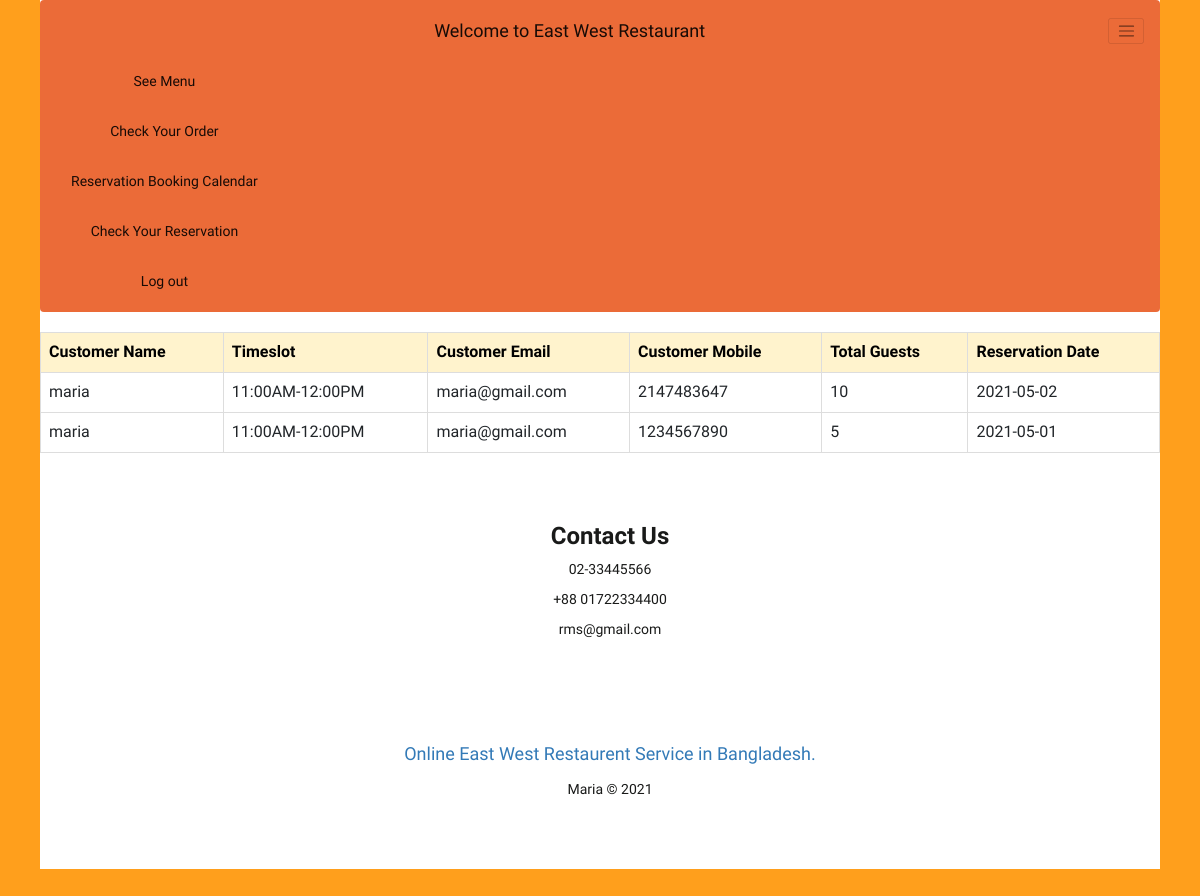
Page /view_res.php (signed in) on the committed database.
### tables this page shows
CREATE TABLE `reservation` (
  `r_id` int(255) NOT NULL,
  `customer_id` int(10) NOT NULL,
  `username` varchar(255) NOT NULL,
  `timeslot` varchar(255) NOT NULL,
  `cus_email` varchar(255) NOT NULL,
  `cus_mobile` varchar(255) NOT NULL,
  `guest_no` int(20) NOT NULL,
  `date` date NOT NULL
);

### view_res.php (the view, shortened to what this page needs)
<?php require 'userhead.php'; ?>
<?php
           require 'db.php';
		   $user_check = $_SESSION['login_user'];
			   $ses_sql = mysqli_query($conn,"SELECT customer_id FROM customer WHERE username = '$user_check' ");
			   $row = mysqli_fetch_array($ses_sql,MYSQLI_ASSOC);
			   $customer_id = $row['customer_id'];?>
<html>
<body>
<table class="table table-bordered" class="table-warning" >
<tr class="table-warning">
<th class="table-warning" >Customer Name</th>
<th class="table-warning" >Timeslot</th>
<th class="table-warning" >Customer Email</th>
<th class="table-warning" >Customer Mobile</th>
<th class="table-warning" >Total Guests</th>
<th class="table-warning" >Reservation Date</th>
<?php
           $sql="SELECT username,timeslot,cus_email,cus_mobile,guest_no,date FROM `reservation`WHERE customer_id=$customer_id ";
            $result=mysqli_query($conn,$sql);
			$total=mysqli_num_rows($result);
			if($total!=0)
			{
				while(($fetch=mysqli_fetch_assoc($result)))
				{
					echo "
					<tr>
					<td>".$fetch['username']."</td>
					<td>".$fetch['timeslot']."</td>
					<td>".$fetch['cus_email']."</td>
					<td>".$fetch['cus_mobile']."</td>
					<td>".$fetch['guest_no']."</td>
					<td>".$fetch['date']."</td>
					";
				}
		    }
		    else
			{
			}
?>
</tr>
</table>
</body>
</html>
<?php require 'head&foot/footer.php'; ?>

### userhead.php (style rules this page uses)
body { font-family: 'Orelega One', cursive; background-color: white; color: #191a19; text-align: center; border: 40px solid #FF9F1C; border-top: 0px; margin: 0px; }

### view_res.php (style rules this page uses)
body { font-family: 'Orelega One', cursive; background-color: white; color: #191a19; text-align: center; border: 40px solid #FF9F1C; border-top: 0px; margin: 0px; }

### rows in the picture
reservation: username "maria", timeslot "11:00AM-12:00PM", cus_email "maria@gmail.com", cus_mobile "2147483647", guest_no "10", date "2021-05-02"
reservation: username "maria", timeslot "11:00AM-12:00PM", cus_email "maria@gmail.com", cus_mobile "1234567890", guest_no "5", date "2021-05-01"
